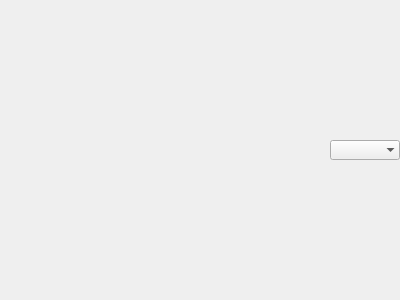
<?xml version="1.0" encoding="UTF-8"?>
<ui version="4.0">
 <comment>
  * Released as open source by Gabriel Caudrelier
  *
  * Developed by Gabriel Caudrelier, gabriel dot caudrelier at gmail dot com
  *
  * https://github.com/metrodango/pip3line
  *
  * Released under AGPL see LICENSE for more information
</comment>
 <class>TextView</class>
 <widget class="QWidget" name="TextView">
  <property name="geometry">
   <rect>
    <x>0</x>
    <y>0</y>
    <width>400</width>
    <height>300</height>
   </rect>
  </property>
  <property name="windowTitle">
   <string>Form</string>
  </property>
  <layout class="QVBoxLayout" name="mainLayout">
   <property name="spacing">
    <number>0</number>
   </property>
   <property name="leftMargin">
    <number>0</number>
   </property>
   <property name="topMargin">
    <number>0</number>
   </property>
   <property name="rightMargin">
    <number>0</number>
   </property>
   <property name="bottomMargin">
    <number>0</number>
   </property>
   <item>
    <widget class="QWidget" name="widget" native="true">
     <layout class="QHBoxLayout" name="statusLayout">
      <property name="spacing">
       <number>0</number>
      </property>
      <property name="leftMargin">
       <number>0</number>
      </property>
      <property name="topMargin">
       <number>0</number>
      </property>
      <property name="rightMargin">
       <number>0</number>
      </property>
      <property name="bottomMargin">
       <number>0</number>
      </property>
      <item>
       <widget class="QLabel" name="statsLabel">
        <property name="text">
         <string/>
        </property>
       </widget>
      </item>
      <item>
       <spacer name="horizontalSpacer">
        <property name="orientation">
         <enum>Qt::Horizontal</enum>
        </property>
        <property name="sizeHint" stdset="0">
         <size>
          <width>40</width>
          <height>20</height>
         </size>
        </property>
       </spacer>
      </item>
      <item>
       <widget class="QComboBox" name="codecsComboBox">
        <property name="sizePolicy">
         <sizepolicy hsizetype="Minimum" vsizetype="Fixed">
          <horstretch>0</horstretch>
          <verstretch>0</verstretch>
         </sizepolicy>
        </property>
        <property name="focusPolicy">
         <enum>Qt::NoFocus</enum>
        </property>
        <property name="styleSheet">
         <string notr="true"/>
        </property>
        <property name="frame">
         <bool>false</bool>
        </property>
       </widget>
      </item>
     </layout>
    </widget>
   </item>
  </layout>
  <action name="saveAllToFileAction">
   <property name="text">
    <string>Save All to File</string>
   </property>
   <property name="toolTip">
    <string>Save All to File</string>
   </property>
  </action>
  <action name="saveSelectedToFileAction">
   <property name="text">
    <string>Save Selected to File</string>
   </property>
  </action>
 </widget>
 <resources/>
 <connections/>
</ui>
